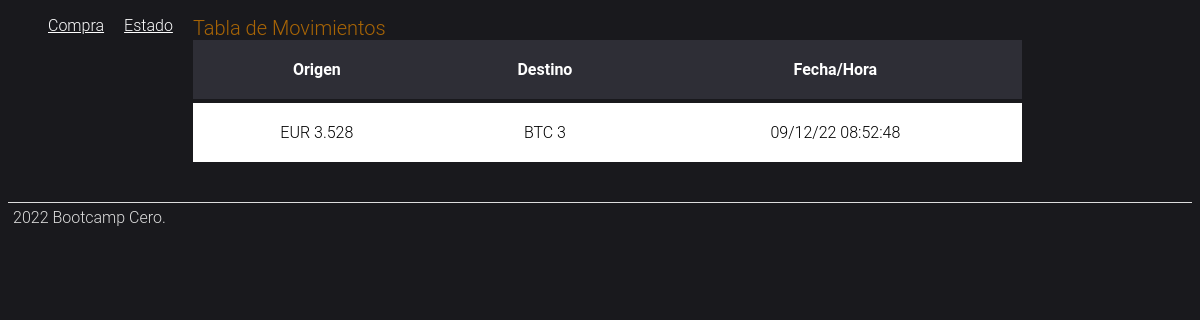
Before: / with the older database file.
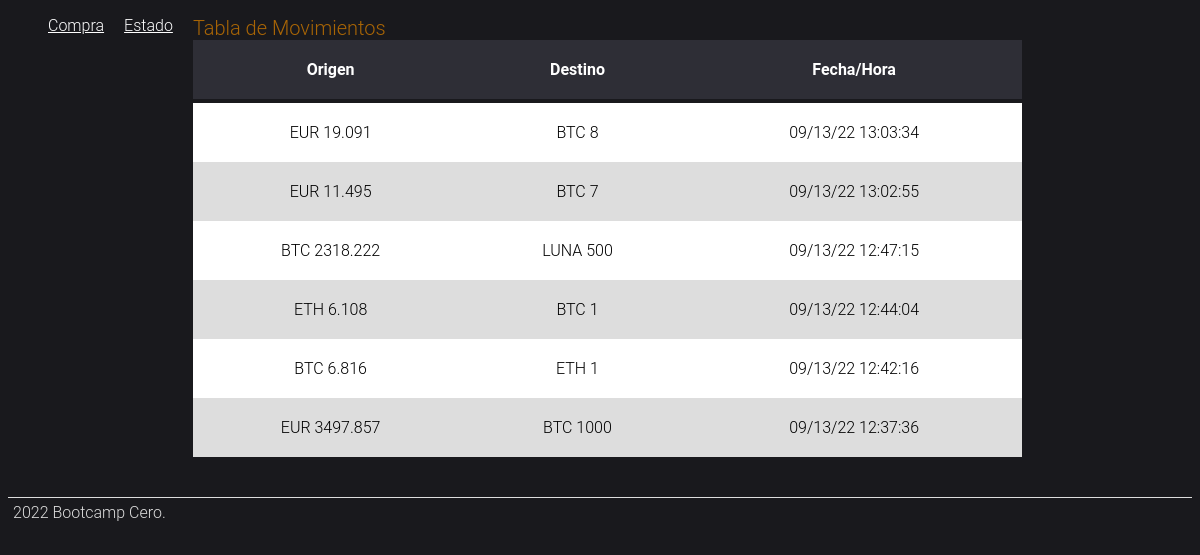
After: the same page with the newer database file.
### tables this page shows
CREATE TABLE transacciones (
            id integer PRIMARY KEY,
            origen text,
            cantidad_origen integer,
            destino text,
            cantidad_destino integer,
            fecha text
        );

### Criptocambio/views.py (the view)
@app.route('/')
def home():
    transacciones = db.conseguir_transacciones()
    transacciones.reverse()
    return render_template("index.html", transacciones=transacciones)

### Criptocambio/models.py (called while the page is built)
    def conseguir_transacciones(self) -> List[Transaccion]:
        cur = self.db.cursor()
        cur.execute("SELECT * FROM transacciones")
        data = []
        for fila in cur.fetchall():
            tx = Transaccion(fila[1], fila[3], fila[4], 0)
            tx.fecha = datetime.datetime.fromtimestamp(float(fila[5]))
            tx.cantidad_moneda_origen = fila[2]
            data.append(tx)
        return data

### Criptocambio/templates/index.html (shortened to what this page needs)
{% from 'macros.html' import menu %}
<!DOCTYPE html>
<html lang="es">
<head>
    <link rel="stylesheet" href="/static/css/tabla.css">
</head>
<body>
{{ menu(self._TemplateReference__context.name) }}
<table>
    <caption>Tabla de Movimientos</caption>
    <thead>
    <tr>
        <th>Origen</th>
        <th>Destino</th>
        <th>Fecha/Hora</th>
    </tr>
    </thead>
    {% for tx in transacciones %}
        <tr>
            <td>{{ tx.origen }} {{ tx.cantidad_moneda_origen }}</td>
            <td>{{ tx.destino }} {{ tx.cantidad_moneda_destino }}</td>
            <td>{{ tx.fecha.strftime("%x %X") }}</td>
        </tr>
    {% endfor %}
</table>
<footer class="pie-de-pagina">2022 Bootcamp Cero.</footer>
</body>
</html>

### Criptocambio/templates/macros.html (shortened to what this page needs)
{% macro menu(pagina_actual) %}
<header>
<nav class="menu">
    <ul>
        {% if pagina_actual != "form.html" %}
        <li><a href="/consulta">Compra</a></li>
        {% endif %}
        {% if pagina_actual != "estado.html" %}
        <li><a href="/estado">Estado</a></li>
        {% endif %}
    </ul>
</nav>
</header>
{% endmacro %}

### Criptocambio/static/css/tabla.css (style rules this page uses)
body { font-family: "Roboto", -apple-system, BlinkMacSystemFont, "Segoe UI", Roboto, "Helvetica Neue", Arial, "Noto Sans", sans-serif, "Apple Color Emoji", "Segoe UI Emoji", "Segoe UI Symbol", "Noto Color Emoji"; background-color: #19191d; font-weight: 300; }
ul { list-style: none; justify-content: left }
li,a { float: left; background-color: #19191d; margin-right: 10px; color: white; }
caption { text-align: left; color: rgb(168, 101, 6); font-size: 20px; }
table { background-color: white; text-align: center; border-collapse: collapse; width: 70%; border: 0px ridge #242f63; box-shadow: #ecedf0; }
th, td { padding: 20px; }
thead { background-color: #2e2e36; border-bottom:solid 4px #19191d; color: white; }
tr:nth-child(even) { background-color: #ddd; }
.pie-de-pagina { margin-top: 40px; size: 0.5px; color: #ddd; padding: 5px; border-top: solid 1px #ddd; }

Changed rows visible on the page:
added transacciones: origen "EUR", cantidad_moneda_origen "19.091", destino "BTC", cantidad_moneda_destino "8", fecha "09/13/22 13:03:34"
added transacciones: origen "EUR", cantidad_moneda_origen "11.495", destino "BTC", cantidad_moneda_destino "7", fecha "09/13/22 13:02:55"
added transacciones: origen "BTC", cantidad_moneda_origen "2318.222", destino "LUNA", cantidad_moneda_destino "500", fecha "09/13/22 12:47:15"
added transacciones: origen "ETH", cantidad_moneda_origen "6.108", destino "BTC", cantidad_moneda_destino "1", fecha "09/13/22 12:44:04"
added transacciones: origen "BTC", cantidad_moneda_origen "6.816", destino "ETH", cantidad_moneda_destino "1", fecha "09/13/22 12:42:16"
changed transacciones (number 6 of 6 on the later page): cantidad_moneda_origen "3.528" → "3497.857"; cantidad_moneda_destino "3" → "1000"; fecha "09/12/22 08:52:48" → "09/13/22 12:37:36"
